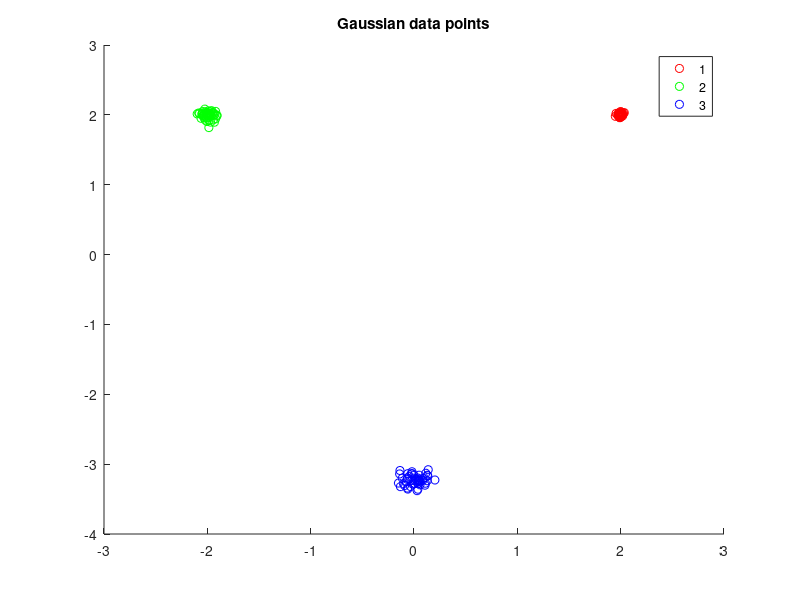

MATLAB code to generate this figure: (Note: this script raises an error after producing the figure.)
% EC 414 - HW 3 - Spring 2022
% K-Means starter code

clear, clc, close all;

%% Generate Gaussian data:
% Add code below:
mu1 = [2,2]';
mu2 = [-2,2]';
mu3 = [0, -3.25]';

I2 = [1 0; 0 1];

sigma1 = 0.02 * I2;
sigma2 = 0.05 * I2;
sigma3 = 0.07 * I2;

points = 50;

data1 =  mu1' + randn(points,2)*sigma1;
data2 =  mu2' + randn(points,2)*sigma2;
data3 =  mu3' + randn(points,2)*sigma3;
% data1 = mvnrnd(mu1, sigma1, points);
% data2 = mvnrnd(mu2, sigma2, points);
% data3 = mvnrnd(mu3, sigma3, points);

figure()
scatter(data1(:,1), data1(:,2), 'r');
hold on
scatter(data2(:,1), data2(:,2), 'g');
scatter(data3(:,1), data3(:,2), 'b');
title('Gaussian data points')
legend('1','2','3');
hold off
% %% Generate NBA data:
% % Add code below:
% 
% % HINT: readmatrix might be useful here
% 
% % Problem 3.2(f): Generate Concentric Rings Dataset using
% % sample_circle.m provided to you in the HW 3 folder on Blackboard.
% 
%% K-Means implementation
% Add code below

K = 3;
MU_init = [3 3; -4 -1; 2 -4];
%MU_init = [-0.14 2.61; 3.15 -0.84; -3.28 -1.58];

MU_previous = MU_init;
MU_current = MU_init;

% initializations
DATA = [data1 ; data2; data3];
labels = ones(length(DATA),1);
converged = 0;
iteration = 0;
convergence_threshold = 0.025;

%stop if the derived cluster means become stationary
while (converged==0)
    iteration = iteration + 1;
    fprintf('Iteration: %d\n',iteration)

    %% CODE - Assignment Step - Assign each data observation to the cluster with the nearest mean:
    % Write code below here:
    for(i = 1:length(DATA))
        dist = euclidean_distance(DATA(i,:),MU_current); %find euclidean distance of each data point to each mu
        labels(i) = closest_label(dist, MU_current); %find the label of the closest mu       
    end
    %% CODE - Mean Updating - Update the cluster means
    % Write code below here:
    MU_previous = MU_current;
    
    for(i = 1:K) %loop through each label
        label = DATA(find(labels == i),:); %find all data points with that label 
        MU_current(i,:) = mean(label); %find mean of data points with label and update current mu
    end

    %% CODE 4 - Check for convergence 
    % Write code below here:
    
    %check if the change between the previous mu and the current mu is smaller than the threshhold, if it is k-means has converged
    %check if no points map to one of mu, if so k-means has converged
    if (sum(sum(abs(MU_previous - MU_current) < convergence_threshold)) || sum(sum(isnan(MU_current))))
        converged=1;
    end
    
    %% CODE 5 - Plot clustering results if converged:
    % Write code below here:
    if (converged == 1)
        fprintf('\nConverged.\n')
        
        
       
        
        %% If converged, get WCSS metric
        % Add code below
        
    end
    
    %%%%%%%%%%%%%%%%%%%%%%%%%%%%%%%%%%%%%%%%%%%%%%%%
end

data1 = DATA(find(labels == 1), :);
data2 = DATA(find(labels == 2), :);
data3 = DATA(find(labels == 3), :);

figure()
scatter(data1(:,1), data1(:,2), 'r');
hold on
scatter(data2(:,1), data2(:,2), 'g');
scatter(data3(:,1), data3(:,2), 'b');
scatter(MU_current(:,1),MU_current(:,2),'black*')
title('Clusters produced by k-means')
legend('1','2','3');
hold off
% 
% 
% 
%returns euclidean distance of a singular point to each point in a matrix
function distance = euclidean_distance(point, points)
    distance = zeros(length(points),1); %initialize distance vector
    [r,c] = size(points);
    for (i = 1:r) % loop through each point of the matrix of points
        distance(i,1) = sqrt((point(1,1)-points(i,1))^2+(point(1,2)-points(i,2))^2); %distance between two points
    end
end

%returns the label of the closest point given a distance vector and matrix of points
function label = closest_label(distance, points)
    sort_dist = sort(distance); %sort the distance vector from smalllest to largest
    close_point = points(find(sort_dist(1) == distance), :); %find the index of the smallest distance in the distance vector and find point that gives that distance
    [tf, label] = ismember(close_point, points, 'rows'); %find row index of the closest mu, correlates to label
end